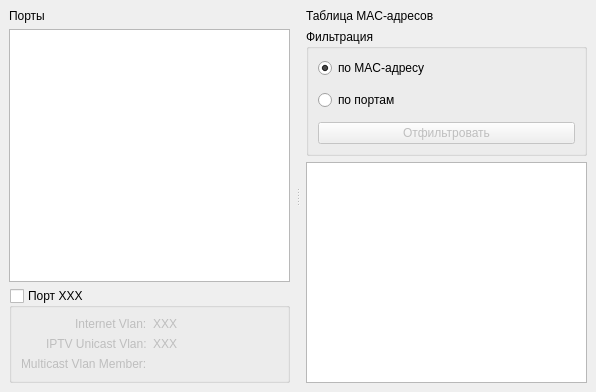
<?xml version="1.0" encoding="UTF-8"?>
<ui version="4.0">
 <class>SwitchPageWidget</class>
 <widget class="QWidget" name="SwitchPageWidget">
  <property name="geometry">
   <rect>
    <x>0</x>
    <y>0</y>
    <width>596</width>
    <height>392</height>
   </rect>
  </property>
  <property name="windowTitle">
   <string>Form</string>
  </property>
  <layout class="QVBoxLayout" name="mainVerticalLayout">
   <property name="spacing">
    <number>3</number>
   </property>
   <property name="margin">
    <number>3</number>
   </property>
   <item>
    <widget class="QSplitter" name="splitter">
     <property name="orientation">
      <enum>Qt::Horizontal</enum>
     </property>
     <widget class="QWidget" name="verticalLayoutWidget">
      <layout class="QVBoxLayout" name="leftVerticalLayout">
       <property name="margin">
        <number>6</number>
       </property>
       <item>
        <widget class="QLabel" name="portsTitleLabel">
         <property name="text">
          <string>Порты</string>
         </property>
        </widget>
       </item>
       <item>
        <widget class="QTableView" name="portListTableView">
         <property name="contextMenuPolicy">
          <enum>Qt::CustomContextMenu</enum>
         </property>
         <property name="alternatingRowColors">
          <bool>true</bool>
         </property>
         <property name="selectionMode">
          <enum>QAbstractItemView::SingleSelection</enum>
         </property>
         <property name="selectionBehavior">
          <enum>QAbstractItemView::SelectRows</enum>
         </property>
         <property name="sortingEnabled">
          <bool>true</bool>
         </property>
         <attribute name="horizontalHeaderStretchLastSection">
          <bool>true</bool>
         </attribute>
        </widget>
       </item>
       <item>
        <widget class="QGroupBox" name="portInfoGroupBox">
         <property name="title">
          <string>Порт XXX</string>
         </property>
         <property name="checkable">
          <bool>true</bool>
         </property>
         <property name="checked">
          <bool>false</bool>
         </property>
         <layout class="QFormLayout" name="formLayout">
          <property name="labelAlignment">
           <set>Qt::AlignRight|Qt::AlignTrailing|Qt::AlignVCenter</set>
          </property>
          <item row="0" column="0">
           <widget class="QLabel" name="portInetVlanDescLabel">
            <property name="text">
             <string>Internet Vlan:</string>
            </property>
           </widget>
          </item>
          <item row="0" column="1">
           <widget class="QLabel" name="portInetVlanValueLabel">
            <property name="text">
             <string>XXX</string>
            </property>
           </widget>
          </item>
          <item row="1" column="0">
           <widget class="QLabel" name="portIptvVlanDescLabel">
            <property name="text">
             <string>IPTV Unicast Vlan:</string>
            </property>
           </widget>
          </item>
          <item row="1" column="1">
           <widget class="QLabel" name="portIptvVlanValueLabel">
            <property name="text">
             <string>XXX</string>
            </property>
           </widget>
          </item>
          <item row="2" column="0">
           <widget class="QLabel" name="multicastVlanDescLabel">
            <property name="text">
             <string>Multicast Vlan Member:</string>
            </property>
           </widget>
          </item>
          <item row="2" column="1">
           <widget class="QLabel" name="multicastVlanValueLabel">
            <property name="text">
             <string/>
            </property>
           </widget>
          </item>
         </layout>
        </widget>
       </item>
      </layout>
     </widget>
     <widget class="QWidget" name="verticalLayoutWidget_2">
      <layout class="QVBoxLayout" name="rightVerticalLayout">
       <property name="margin">
        <number>6</number>
       </property>
       <item>
        <widget class="QLabel" name="macTableTitleLabel">
         <property name="text">
          <string>Таблица MAC-адресов</string>
         </property>
        </widget>
       </item>
       <item>
        <widget class="QGroupBox" name="filterGroupBox">
         <property name="title">
          <string>Фильтрация</string>
         </property>
         <layout class="QVBoxLayout" name="verticalLayout_4">
          <item>
           <widget class="QRadioButton" name="macRadioButton">
            <property name="text">
             <string>по MAC-адресу</string>
            </property>
            <property name="checkable">
             <bool>true</bool>
            </property>
            <property name="checked">
             <bool>true</bool>
            </property>
           </widget>
          </item>
          <item>
           <widget class="LineEdit" name="macLineEdit" native="true">
            <property name="inputMask" stdset="0">
             <string>hh-hh-hh-hh-hh-hh;_</string>
            </property>
           </widget>
          </item>
          <item>
           <widget class="QRadioButton" name="portRadioButton">
            <property name="text">
             <string>по портам</string>
            </property>
           </widget>
          </item>
          <item>
           <widget class="LineEdit" name="portListLineEdit" native="true">
            <property name="enabled">
             <bool>false</bool>
            </property>
           </widget>
          </item>
          <item>
           <widget class="QPushButton" name="filterPortButton">
            <property name="enabled">
             <bool>false</bool>
            </property>
            <property name="text">
             <string>Отфильтровать</string>
            </property>
           </widget>
          </item>
         </layout>
        </widget>
       </item>
       <item>
        <widget class="QTableView" name="macAddressTableView">
         <property name="contextMenuPolicy">
          <enum>Qt::CustomContextMenu</enum>
         </property>
         <property name="alternatingRowColors">
          <bool>true</bool>
         </property>
         <property name="selectionMode">
          <enum>QAbstractItemView::SingleSelection</enum>
         </property>
         <property name="selectionBehavior">
          <enum>QAbstractItemView::SelectRows</enum>
         </property>
         <property name="sortingEnabled">
          <bool>true</bool>
         </property>
         <attribute name="horizontalHeaderStretchLastSection">
          <bool>true</bool>
         </attribute>
        </widget>
       </item>
      </layout>
     </widget>
    </widget>
   </item>
  </layout>
  <action name="refreshPortInfoAction">
   <property name="text">
    <string>Обновить информацию по порту</string>
   </property>
   <property name="toolTip">
    <string>Обновить информацию по порту</string>
   </property>
  </action>
  <action name="refreshAllPortInfoAction">
   <property name="icon">
    <iconset>
     <normalon>:/images/refresh.png</normalon>
    </iconset>
   </property>
   <property name="text">
    <string>Обновить все</string>
   </property>
   <property name="toolTip">
    <string>Обновить все</string>
   </property>
  </action>
  <action name="refreshMacTableInfoAction">
   <property name="icon">
    <iconset>
     <normalon>:/images/refresh.png</normalon>
    </iconset>
   </property>
   <property name="text">
    <string>Обновить информацию</string>
   </property>
   <property name="toolTip">
    <string>Обновить информацию</string>
   </property>
  </action>
  <action name="showPortInfoAction">
   <property name="text">
    <string>Настройки порта</string>
   </property>
   <property name="toolTip">
    <string>Настройки порта</string>
   </property>
  </action>
  <action name="addPortToMulticastVlanAction">
   <property name="icon">
    <iconset>
     <normalon>:/images/yes.png</normalon>
    </iconset>
   </property>
   <property name="text">
    <string>Добавить порт</string>
   </property>
   <property name="toolTip">
    <string>Добавить порт</string>
   </property>
  </action>
  <action name="removePortFromMulticastVlanAction">
   <property name="icon">
    <iconset>
     <normalon>:/images/no.png</normalon>
    </iconset>
   </property>
   <property name="text">
    <string>Удалить порт</string>
   </property>
   <property name="toolTip">
    <string>Удалить порт</string>
   </property>
  </action>
  <action name="setPortInetServiceAction">
   <property name="text">
    <string>Интернет</string>
   </property>
   <property name="toolTip">
    <string>Интернет</string>
   </property>
  </action>
  <action name="setPortInetWithIptvStbServiceAction">
   <property name="text">
    <string>Интернет + Iptv Stb</string>
   </property>
   <property name="toolTip">
    <string>Интернет + Iptv Stb</string>
   </property>
  </action>
 </widget>
 <customwidgets>
  <customwidget>
   <class>LineEdit</class>
   <extends>QWidget</extends>
   <header>lineedit.h</header>
  </customwidget>
 </customwidgets>
 <resources/>
 <connections/>
</ui>
